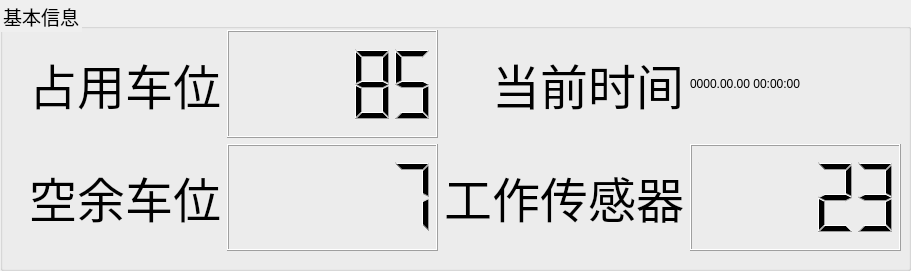
     <widget class="QGroupBox" name="groupBox_5">
      <property name="geometry">
       <rect>
        <x>10</x>
        <y>0</y>
        <width>911</width>
        <height>271</height>
       </rect>
      </property>
      <property name="font">
       <font>
        <pointsize>14</pointsize>
       </font>
      </property>
      <property name="styleSheet">
       <string notr="true">border-color: gray;
font-size: large;</string>
      </property>
      <property name="title">
       <string>基本信息</string>
      </property>
      <widget class="QWidget" name="gridLayoutWidget_3">
       <property name="geometry">
        <rect>
         <x>10</x>
         <y>30</y>
         <width>891</width>
         <height>221</height>
        </rect>
       </property>
       <layout class="QGridLayout" name="gridLayout_3">
        <item row="1" column="2">
         <widget class="QLabel" name="label_10">
          <property name="text">
           <string>&lt;html&gt;&lt;head/&gt;&lt;body&gt;&lt;p align=&quot;right&quot;&gt;&lt;span style=&quot; font-size:36pt;&quot;&gt;工作传感器&lt;/span&gt;&lt;/p&gt;&lt;/body&gt;&lt;/html&gt;</string>
          </property>
         </widget>
        </item>
        <item row="1" column="0">
         <widget class="QLabel" name="label_11">
          <property name="text">
           <string>&lt;html&gt;&lt;head/&gt;&lt;body&gt;&lt;p align=&quot;right&quot;&gt;&lt;span style=&quot; font-size:36pt;&quot;&gt;空余车位&lt;/span&gt;&lt;/p&gt;&lt;/body&gt;&lt;/html&gt;</string>
          </property>
         </widget>
        </item>
        <item row="0" column="2">
         <widget class="QLabel" name="label_12">
          <property name="text">
           <string>&lt;html&gt;&lt;head/&gt;&lt;body&gt;&lt;p align=&quot;right&quot;&gt;&lt;span style=&quot; font-size:36pt;&quot;&gt;当前时间&lt;/span&gt;&lt;/p&gt;&lt;/body&gt;&lt;/html&gt;</string>
          </property>
         </widget>
        </item>
        <item row="1" column="1">
         <widget class="QLCDNumber" name="free_lcdnumber">
          <property name="segmentStyle">
           <enum>QLCDNumber::SegmentStyle::Filled</enum>
          </property>
          <property name="intValue" stdset="0">
           <number>7</number>
          </property>
         </widget>
        </item>
        <item row="0" column="1">
         <widget class="QLCDNumber" name="occupied_lcdnumber">
          <property name="smallDecimalPoint">
           <bool>false</bool>
          </property>
          <property name="intValue" stdset="0">
           <number>85</number>
          </property>
         </widget>
        </item>
        <item row="1" column="3">
         <widget class="QLCDNumber" name="sensor_lcdnumber">
          <property name="intValue" stdset="0">
           <number>23</number>
          </property>
         </widget>
        </item>
        <item row="0" column="0">
         <widget class="QLabel" name="label_9">
          <property name="text">
           <string>&lt;html&gt;&lt;head/&gt;&lt;body&gt;&lt;p align=&quot;right&quot;&gt;&lt;span style=&quot; font-size:36pt;&quot;&gt;占用车位&lt;/span&gt;&lt;/p&gt;&lt;/body&gt;&lt;/html&gt;</string>
          </property>
         </widget>
        </item>
        <item row="0" column="3">
         <widget class="QLabel" name="time_view">
          <property name="text">
           <string>&lt;html&gt;&lt;head/&gt;&lt;body&gt;&lt;p&gt;0000.00.00 00:00:00&lt;/p&gt;&lt;/body&gt;&lt;/html&gt;</string>
          </property>
         </widget>
        </item>
       </layout>
      </widget>
     </widget>
